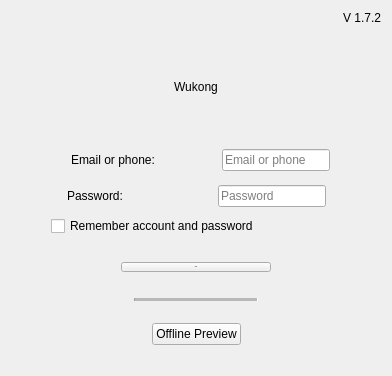
     <widget class="QWidget" name="loginTab">
      <property name="sizePolicy">
       <sizepolicy hsizetype="Preferred" vsizetype="Preferred">
        <horstretch>0</horstretch>
        <verstretch>0</verstretch>
       </sizepolicy>
      </property>
      <attribute name="title">
       <string>Login</string>
      </attribute>
      <layout class="QVBoxLayout" name="verticalLayout_3">
       <item>
        <widget class="QLabel" name="label_2">
         <property name="styleSheet">
          <string notr="true">font: 14px &quot;MS Shell Dlg 2&quot;;
</string>
         </property>
         <property name="text">
          <string>V 1.7.2</string>
         </property>
         <property name="alignment">
          <set>Qt::AlignRight|Qt::AlignTop|Qt::AlignTrailing</set>
         </property>
        </widget>
       </item>
       <item>
        <spacer name="verticalSpacer_3">
         <property name="orientation">
          <enum>Qt::Vertical</enum>
         </property>
         <property name="sizeType">
          <enum>QSizePolicy::Expanding</enum>
         </property>
         <property name="sizeHint" stdset="0">
          <size>
           <width>20</width>
           <height>20</height>
          </size>
         </property>
        </spacer>
       </item>
       <item>
        <layout class="QHBoxLayout" name="horizontalLayout_7">
         <item>
          <widget class="QLabel" name="titleLabel">
           <property name="sizePolicy">
            <sizepolicy hsizetype="Preferred" vsizetype="Minimum">
             <horstretch>0</horstretch>
             <verstretch>0</verstretch>
            </sizepolicy>
           </property>
           <property name="minimumSize">
            <size>
             <width>0</width>
             <height>72</height>
            </size>
           </property>
           <property name="cursor">
            <cursorShape>ArrowCursor</cursorShape>
           </property>
           <property name="styleSheet">
            <string notr="true">font: 60px &quot;MS Shell Dlg 2&quot;;
</string>
           </property>
           <property name="text">
            <string>Wukong</string>
           </property>
           <property name="alignment">
            <set>Qt::AlignCenter</set>
           </property>
          </widget>
         </item>
        </layout>
       </item>
       <item>
        <spacer name="verticalSpacer_6">
         <property name="orientation">
          <enum>Qt::Vertical</enum>
         </property>
         <property name="sizeType">
          <enum>QSizePolicy::Minimum</enum>
         </property>
         <property name="sizeHint" stdset="0">
          <size>
           <width>20</width>
           <height>20</height>
          </size>
         </property>
        </spacer>
       </item>
       <item>
        <layout class="QHBoxLayout" name="horizontalLayout_8">
         <item>
          <spacer name="verticalSpacer">
           <property name="orientation">
            <enum>Qt::Horizontal</enum>
           </property>
           <property name="sizeType">
            <enum>QSizePolicy::Expanding</enum>
           </property>
           <property name="sizeHint" stdset="0">
            <size>
             <width>60</width>
             <height>20</height>
            </size>
           </property>
          </spacer>
         </item>
         <item>
          <layout class="QVBoxLayout" name="verticalLayout_6">
           <item>
            <widget class="QLabel" name="usernameLabel">
             <property name="sizePolicy">
              <sizepolicy hsizetype="Minimum" vsizetype="Preferred">
               <horstretch>0</horstretch>
               <verstretch>0</verstretch>
              </sizepolicy>
             </property>
             <property name="minimumSize">
              <size>
               <width>145</width>
               <height>0</height>
              </size>
             </property>
             <property name="baseSize">
              <size>
               <width>0</width>
               <height>0</height>
              </size>
             </property>
             <property name="styleSheet">
              <string notr="true">font: 20px &quot;MS Shell Dlg 2&quot;;</string>
             </property>
             <property name="text">
              <string>Email or phone:</string>
             </property>
            </widget>
           </item>
          </layout>
         </item>
         <item>
          <layout class="QVBoxLayout" name="verticalLayout_8">
           <item>
            <widget class="QLineEdit" name="usernameLineEdit">
             <property name="sizePolicy">
              <sizepolicy hsizetype="Preferred" vsizetype="Fixed">
               <horstretch>0</horstretch>
               <verstretch>0</verstretch>
              </sizepolicy>
             </property>
             <property name="text">
              <string/>
             </property>
             <property name="placeholderText">
              <string>Email or phone</string>
             </property>
            </widget>
           </item>
          </layout>
         </item>
         <item>
          <spacer name="horizontalSpacer">
           <property name="orientation">
            <enum>Qt::Horizontal</enum>
           </property>
           <property name="sizeType">
            <enum>QSizePolicy::Expanding</enum>
           </property>
           <property name="sizeHint" stdset="0">
            <size>
             <width>40</width>
             <height>20</height>
            </size>
           </property>
          </spacer>
         </item>
        </layout>
       </item>
       <item>
        <spacer name="verticalSpacer_4">
         <property name="orientation">
          <enum>Qt::Vertical</enum>
         </property>
         <property name="sizeType">
          <enum>QSizePolicy::Minimum</enum>
         </property>
         <property name="sizeHint" stdset="0">
          <size>
           <width>20</width>
           <height>8</height>
          </size>
         </property>
        </spacer>
       </item>
       <item>
        <layout class="QHBoxLayout" name="horizontalLayout_10">
         <property name="spacing">
          <number>6</number>
         </property>
         <item>
          <spacer name="horizontalSpacer_2">
           <property name="orientation">
            <enum>Qt::Horizontal</enum>
           </property>
           <property name="sizeHint" stdset="0">
            <size>
             <width>40</width>
             <height>20</height>
            </size>
           </property>
          </spacer>
         </item>
         <item>
          <layout class="QVBoxLayout" name="verticalLayout_11">
           <item>
            <widget class="QLabel" name="passwordLabel">
             <property name="sizePolicy">
              <sizepolicy hsizetype="Minimum" vsizetype="Preferred">
               <horstretch>0</horstretch>
               <verstretch>0</verstretch>
              </sizepolicy>
             </property>
             <property name="minimumSize">
              <size>
               <width>145</width>
               <height>0</height>
              </size>
             </property>
             <property name="styleSheet">
              <string notr="true">font: 20px &quot;MS Shell Dlg 2&quot;;</string>
             </property>
             <property name="text">
              <string>Password: </string>
             </property>
            </widget>
           </item>
          </layout>
         </item>
         <item>
          <layout class="QVBoxLayout" name="verticalLayout_12">
           <item>
            <widget class="QLineEdit" name="passwordLineEdit">
             <property name="sizePolicy">
              <sizepolicy hsizetype="Preferred" vsizetype="Fixed">
               <horstretch>0</horstretch>
               <verstretch>0</verstretch>
              </sizepolicy>
             </property>
             <property name="text">
              <string/>
             </property>
             <property name="placeholderText">
              <string>Password</string>
             </property>
            </widget>
           </item>
          </layout>
         </item>
         <item>
          <spacer name="horizontalSpacer_3">
           <property name="orientation">
            <enum>Qt::Horizontal</enum>
           </property>
           <property name="sizeHint" stdset="0">
            <size>
             <width>40</width>
             <height>20</height>
            </size>
           </property>
          </spacer>
         </item>
        </layout>
       </item>
       <item>
        <spacer name="verticalSpacer_5">
         <property name="orientation">
          <enum>Qt::Vertical</enum>
         </property>
         <property name="sizeType">
          <enum>QSizePolicy::Minimum</enum>
         </property>
         <property name="sizeHint" stdset="0">
          <size>
           <width>20</width>
           <height>3</height>
          </size>
         </property>
        </spacer>
       </item>
       <item>
        <layout class="QHBoxLayout" name="horizontalLayout_11">
         <item>
          <spacer name="horizontalSpacer_7">
           <property name="orientation">
            <enum>Qt::Horizontal</enum>
           </property>
           <property name="sizeHint" stdset="0">
            <size>
             <width>40</width>
             <height>20</height>
            </size>
           </property>
          </spacer>
         </item>
         <item>
          <widget class="QCheckBox" name="rememberCheckBox">
           <property name="minimumSize">
            <size>
             <width>290</width>
             <height>0</height>
            </size>
           </property>
           <property name="styleSheet">
            <string notr="true">font: 15px &quot;MS Shell Dlg 2&quot;;</string>
           </property>
           <property name="text">
            <string>Remember account and password</string>
           </property>
          </widget>
         </item>
         <item>
          <spacer name="horizontalSpacer_6">
           <property name="orientation">
            <enum>Qt::Horizontal</enum>
           </property>
           <property name="sizeHint" stdset="0">
            <size>
             <width>40</width>
             <height>20</height>
            </size>
           </property>
          </spacer>
         </item>
        </layout>
       </item>
       <item>
        <spacer name="verticalSpacer_7">
         <property name="orientation">
          <enum>Qt::Vertical</enum>
         </property>
         <property name="sizeType">
          <enum>QSizePolicy::Minimum</enum>
         </property>
         <property name="sizeHint" stdset="0">
          <size>
           <width>20</width>
           <height>15</height>
          </size>
         </property>
        </spacer>
       </item>
       <item>
        <layout class="QHBoxLayout" name="horizontalLayout_12">
         <item>
          <spacer name="horizontalSpacer_4">
           <property name="orientation">
            <enum>Qt::Horizontal</enum>
           </property>
           <property name="sizeType">
            <enum>QSizePolicy::Expanding</enum>
           </property>
           <property name="sizeHint" stdset="0">
            <size>
             <width>40</width>
             <height>20</height>
            </size>
           </property>
          </spacer>
         </item>
         <item>
          <widget class="QPushButton" name="loginButton">
           <property name="sizePolicy">
            <sizepolicy hsizetype="Minimum" vsizetype="Fixed">
             <horstretch>0</horstretch>
             <verstretch>0</verstretch>
            </sizepolicy>
           </property>
           <property name="minimumSize">
            <size>
             <width>150</width>
             <height>0</height>
            </size>
           </property>
           <property name="font">
            <font>
             <family>MS Shell Dlg 2</family>
             <pointsize>-1</pointsize>
             <weight>50</weight>
             <italic>false</italic>
             <bold>false</bold>
             <underline>false</underline>
             <stylestrategy>PreferAntialias</stylestrategy>
            </font>
           </property>
           <property name="styleSheet">
            <string notr="true">font: 20px &quot;MS Shell Dlg 2&quot;;</string>
           </property>
           <property name="text">
            <string>Login</string>
           </property>
          </widget>
         </item>
         <item>
          <spacer name="horizontalSpacer_5">
           <property name="orientation">
            <enum>Qt::Horizontal</enum>
           </property>
           <property name="sizeType">
            <enum>QSizePolicy::Expanding</enum>
           </property>
           <property name="sizeHint" stdset="0">
            <size>
             <width>40</width>
             <height>20</height>
            </size>
           </property>
          </spacer>
         </item>
        </layout>
       </item>
       <item>
        <spacer name="verticalSpacer_8">
         <property name="orientation">
          <enum>Qt::Vertical</enum>
         </property>
         <property name="sizeType">
          <enum>QSizePolicy::Minimum</enum>
         </property>
         <property name="sizeHint" stdset="0">
          <size>
           <width>20</width>
           <height>7</height>
          </size>
         </property>
        </spacer>
       </item>
       <item>
        <layout class="QHBoxLayout" name="horizontalLayout_6">
         <item>
          <spacer name="horizontalSpacer_11">
           <property name="orientation">
            <enum>Qt::Horizontal</enum>
           </property>
           <property name="sizeHint" stdset="0">
            <size>
             <width>40</width>
             <height>20</height>
            </size>
           </property>
          </spacer>
         </item>
         <item>
          <widget class="Line" name="line">
           <property name="sizePolicy">
            <sizepolicy hsizetype="Expanding" vsizetype="Fixed">
             <horstretch>0</horstretch>
             <verstretch>0</verstretch>
            </sizepolicy>
           </property>
           <property name="midLineWidth">
            <number>3</number>
           </property>
           <property name="orientation">
            <enum>Qt::Horizontal</enum>
           </property>
          </widget>
         </item>
         <item>
          <spacer name="horizontalSpacer_10">
           <property name="orientation">
            <enum>Qt::Horizontal</enum>
           </property>
           <property name="sizeHint" stdset="0">
            <size>
             <width>40</width>
             <height>20</height>
            </size>
           </property>
          </spacer>
         </item>
        </layout>
       </item>
       <item>
        <spacer name="verticalSpacer_9">
         <property name="orientation">
          <enum>Qt::Vertical</enum>
         </property>
         <property name="sizeType">
          <enum>QSizePolicy::Minimum</enum>
         </property>
         <property name="sizeHint" stdset="0">
          <size>
           <width>20</width>
           <height>7</height>
          </size>
         </property>
        </spacer>
       </item>
       <item>
        <layout class="QHBoxLayout" name="horizontalLayout_9">
         <item>
          <spacer name="horizontalSpacer_9">
           <property name="orientation">
            <enum>Qt::Horizontal</enum>
           </property>
           <property name="sizeHint" stdset="0">
            <size>
             <width>40</width>
             <height>20</height>
            </size>
           </property>
          </spacer>
         </item>
         <item>
          <widget class="QPushButton" name="offlineModeButton">
           <property name="styleSheet">
            <string notr="true">font: 20px &quot;MS Shell Dlg 2&quot;;</string>
           </property>
           <property name="text">
            <string>Offline Preview</string>
           </property>
          </widget>
         </item>
         <item>
          <spacer name="horizontalSpacer_8">
           <property name="orientation">
            <enum>Qt::Horizontal</enum>
           </property>
           <property name="sizeHint" stdset="0">
            <size>
             <width>40</width>
             <height>20</height>
            </size>
           </property>
          </spacer>
         </item>
        </layout>
       </item>
       <item>
        <spacer name="verticalSpacer_2">
         <property name="orientation">
          <enum>Qt::Vertical</enum>
         </property>
         <property name="sizeType">
          <enum>QSizePolicy::Expanding</enum>
         </property>
         <property name="sizeHint" stdset="0">
          <size>
           <width>20</width>
           <height>20</height>
          </size>
         </property>
        </spacer>
       </item>
      </layout>
     </widget>
